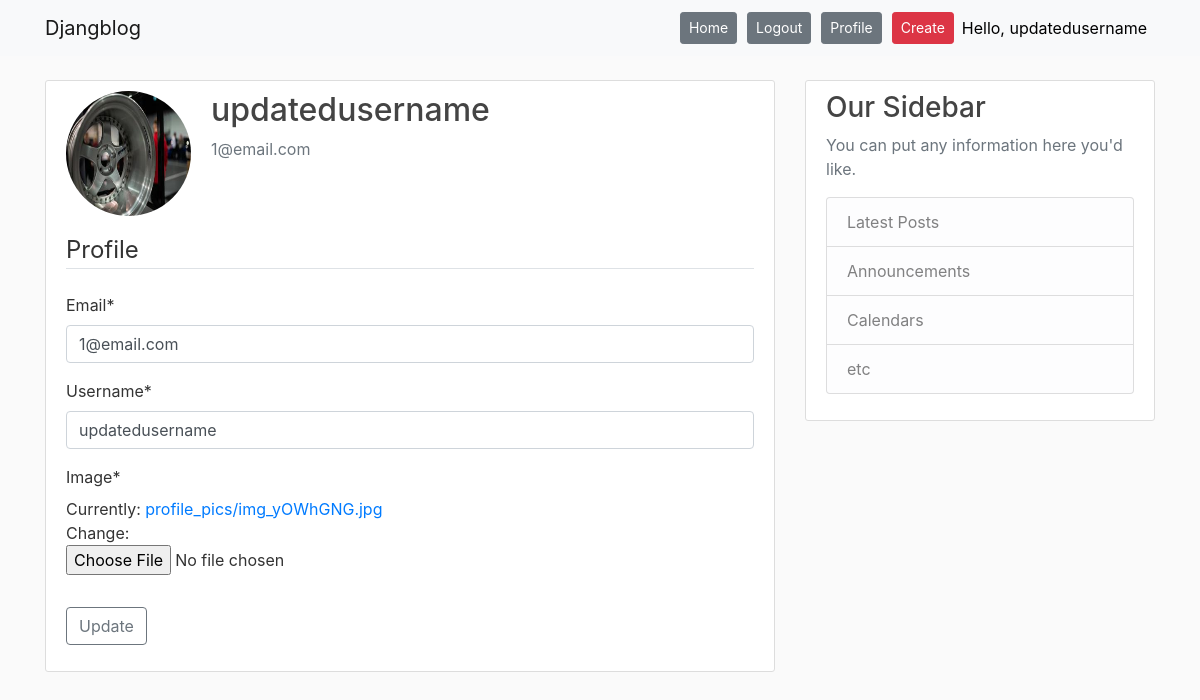
/profile/ (signed in), run on an earlier commit of the app's database.
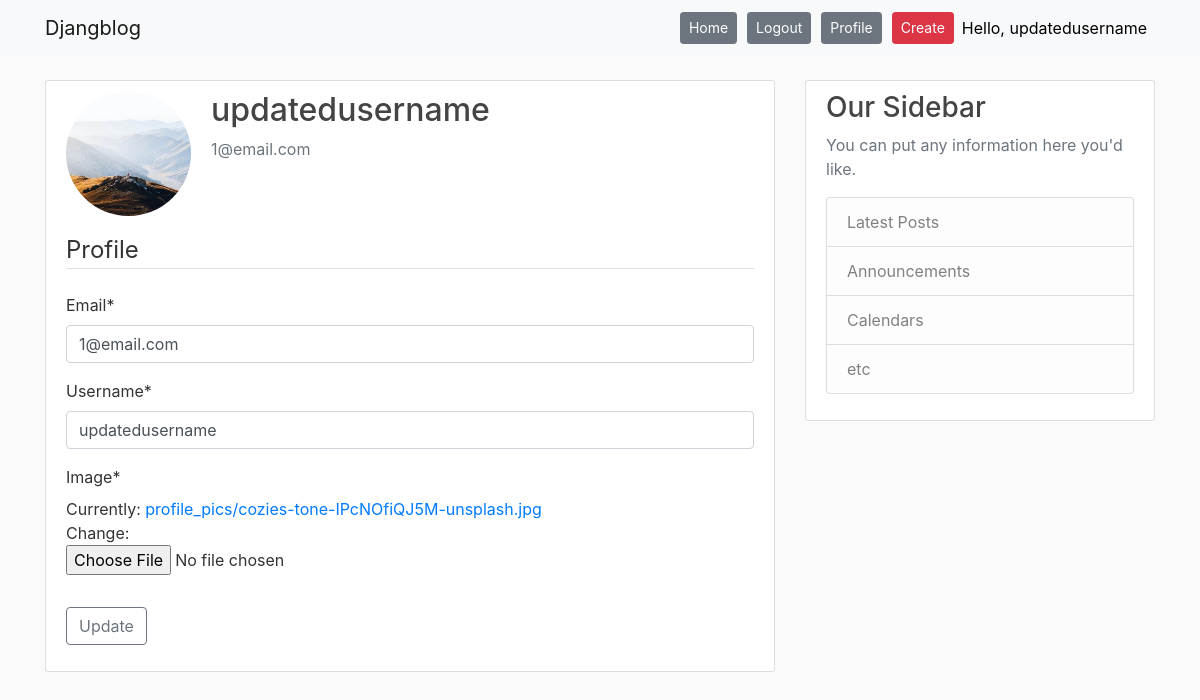
And on a later commit of the database.
### users/models.py (models this page shows, shortened)
class CustomUser(AbstractUser):
    username = models.CharField(max_length=100, unique=True)
    email = models.EmailField(verbose_name="email", max_length=100, unique=True)
    USERNAME_FIELD = 'email'
    REQUIRED_FIELDS = ['username']
    objects = CustomUserManager()

class Profile(models.Model):
    user = models.OneToOneField(CustomUser, on_delete=models.CASCADE)
    image = models.ImageField(default='default.jpg', upload_to='profile_pics')

### users/views.py (the view)
# urls.py: path('profile/', user_views.profile, name='profile'),
@login_required
def profile(request):
     if request.method == 'POST':                #HTTP request POST
         form_u = UserUpdateForm(request.POST, instance=request.user)
         form_p = ProfileUpdateForm(request.POST, request.FILES, instance=request.user.profile)
         if form_u.is_valid() and form_p.is_valid():
             form_u.save()
             form_p.save()
             messages.success(request, f'Profile successfully updated!')
             return redirect('profile')
     else:                                      ## "HTTP" GET request
         form_u = UserUpdateForm(instance=request.user)
         form_p = ProfileUpdateForm(instance=request.user.profile)
     context = {'form_u': form_u, 'form_p':form_p}
     return render(request, 'users/profile.html', context)

### users/forms.py
class UserUpdateForm(forms.ModelForm):
    class Meta:
        model = CustomUser
        fields = ['email', 'username']

class ProfileUpdateForm(forms.ModelForm):
    class Meta:
        model = Profile
        fields = ['image']

### users/templates/users/profile.html (shortened to what this page needs)
{% extends "base.html" %}
{% load crispy_forms_tags %}
{% block content %}
    <div class="content-section">
      <div class="media">
        <img class="rounded-circle account-img" src="{{ user.profile.image.url }}">
        <div class="media-body">
          <h2 class="account-heading">{{ user.username }}</h2>
          <p class="text-secondary">{{ user.email }}</p>
        </div>
      </div>
      <form method="POST" enctype="multipart/form-data">
          <fieldset class="form-group">
              <legend class="border-bottom mb-4">Profile</legend>
              {{ form_u|crispy }}
              {{ form_p|crispy }}
          </fieldset>
          <div class="form-group">
              <button class="btn btn-outline-secondary" type="submit">Update</button>
          </div>
      </form>
    </div>
{% endblock content %}

### templates/base.html (shortened to what this page needs)
{% load static %}
<!DOCTYPE html>
<html>
<head>
    <link rel="stylesheet" href="https://maxcdn.bootstrapcdn.com/bootstrap/4.0.0/css/bootstrap.min.css">
    <link rel="stylesheet" type="text/css" href="{% static "blog/main.css" %}">
</head>
<body>
    <header class="site-header">
        <nav class="navbar navbar-expand-lg navbar-light bg-light fixed-top">
    <div class="container">
      <a class="navbar-brand" href="{% url 'blog-home' %}">Djangblog</a>
      <div class="collapse navbar-collapse" id="navbarResponsive">
        <ul class="navbar-nav ml-auto">
              <a class="btn btn-secondary btn-margin-left btn-margin-right btn-sm mt-1 mb-1" href="{% url 'blog-home' %}">Home</a>
            {% if user.is_authenticated %}
              <a class="btn btn-secondary navbar-btn btn-margin-right btn-margin-left btn-sm mt-1 mb-1" href="{% url 'logout' %}">Logout</a>
              <a class="btn btn-secondary navbar-btn btn-margin-right btn-margin-left btn-sm mt-1 mb-1" href="{% url 'profile' %}">Profile</a>
              <a class="btn btn-danger navbar-btn btn-margin-left btn-sm mt-1 mb-1" href="{% url 'post-create' %}">Create</a>
              <a class ="nav-item nav-link"style="color:black"> Hello, {{request.user.username}}</a>
            {% else %}
              <a class="btn btn-secondary navbar-btn btn-margin-right btn-margin-left btn-sm mt-1 mb-1" href="{% url 'login' %}">Login</a>
              <a class="btn btn-secondary navbar-btn btn-margin-right btn-margin-left btn-sm mt-1 mb-1" href="{% url 'register' %}">Register</a>
            {% endif %}
        </ul>
      </div>
    </div>
  </nav>
    </header>
        <main role="main" class="container">
      <div class="row">
        <div class="col-md-8">
          {% block content %}{% endblock %}
        </div>
        <div class="col-md-4">
          <div class="content-section">
            <h3>Our Sidebar</h3>
            <p class='text-muted'>You can put any information here you'd like.
              <ul class="list-group">
                <li class="list-group-item list-group-item-light">Latest Posts</li>
                <li class="list-group-item list-group-item-light">Announcements</li>
                <li class="list-group-item list-group-item-light">Calendars</li>
                <li class="list-group-item list-group-item-light">etc</li>
              </ul>
            </p>
          </div>
        </div>
      </div>
    </main>
</body>
</html>

What changed in the data, as far as the page shows it:
changed CustomUser "updatedusername": profile.image: a different picture
Also different on the page:
text no longer shown: "Image * Currently: profile_pics/img_yOWhGNG.jpg Change:"
text now shown: "Image * Currently: profile_pics/cozies-tone-IPcNOfiQJ5M-unsplash.jpg Change:"
